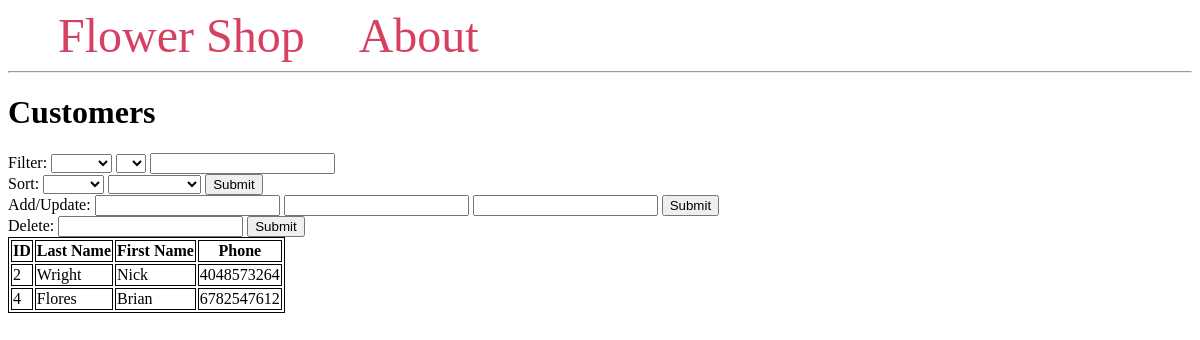
Page /customer on the committed database.
### tables this page shows
CREATE TABLE customer(
                customerID INTEGER PRIMARY KEY,
                fname TEXT NOT NULL,
                lname TEXT NOT NULL,
                phone INTEGER UNIQUE CHECK (phone>=1000000000 and phone<10000000000)
            );

### main.py (the view, shortened to what this page needs)
@app.route("/customer", methods=("GET", "POST"))
def customers():
    conn = get_db_connection()
    cursor = conn.cursor()
    db = Database(conn,cursor)
    customers = conn.execute("SELECT * FROM customer").fetchall()
    return render_template('customer.html', customers=customers)

### main.py (called while the page is built)
def get_db_connection():
    conn = sqlite3.connect('flowershopdatabase.db', check_same_thread=False)
    conn.execute("PRAGMA foreign_keys = 1")
    conn.row_factory = sqlite3.Row
    return conn

### templates/customer.html (shortened to what this page needs)
{% extends 'base.html' %}
{% block content %}
    <h1>{% block title %} Customers {% endblock %}</h1>
    <div>
        <form method="post">
            <div>
                <label>Filter:</label>
                <select name="filt_attr">
                    <option value=""></option>
                    <option value="fname">First</option>
                </select>
                <select name="op">
                    <option value=""></option>
                    <option value="=">=</option>
                </select>
                <input type="text" name="value">
            </div>
            <label>Sort:</label>
            <select name="sort_attr" id="sort_attr">
                <option value=""></option>
                <option value="fname">First</option>
            </select>
            <select name="asc" id="asc">
                <option value=""></option>
                <option value="ASC">Ascending</option>
            </select>
            <button type="submit" name="sort" value="sort">Submit</button>
            <div>
                <label>Add/Update:</label>
                <input type="text" name="lname">
                <input type="text" name="fname">
                <input type="text" name="phone">
                <button type="submit" name="add" value="add">Submit</button>
            </div>
            <div>
                <label>Delete:</label>
                <input type="text" name="phone2">
                <button type="submit" name="del" value="del">Submit</button>
            </div>
        </form>
    </div>
    <table>
        <tr>
            <th>ID</th>
            <th>Last Name</th>
            <th>First Name</th>
            <th>Phone</th>
        </tr>
        {% for customer in customers %}
                <tr>
                    <td>{{ customer['customerID'] }}</td>
                    <td>{{ customer['lname'] }}</td>
                    <td>{{ customer['fname'] }}</td>
                    <td>{{ customer['phone'] }}</td>
                </tr>
        {% endfor %}
    </table>
{% endblock %}

### templates/base.html (style rules this page uses)
table, th, td { border: 1px solid black; }

### rows in the picture
customer: customerID "2", lname "Wright", fname "Nick", phone "4048573264"
customer: customerID "4", lname "Flores", fname "Brian", phone "6782547612"
